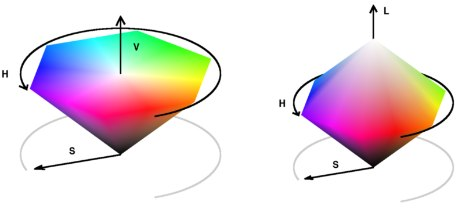
%> input picture colorspace/colorspace_01.jpg, 462 x 209 px
$ octave --eval "result = pyrLapGen(rgb2gray(imread('../../../colorspace/colorspace_01.jpg')));"   (GNU Octave 9; MATLAB toolbox functions it lacks are replaced by stand-ins)
%> lines starting %> are read from the running program, lines starting %| are printed output that depends on the picture
### HDR_Toolbox/source_code/LaplacianPyramids/pyrLapGenAux.m
function [L0,B0]=pyrLapGenAux(img)
%
%
%        [L0,B0]=pyrLapGenAux(img)
%
%
%        Input:
%           -img: an image
%
%        Output:
%           -L0: downsampled img at half the size
%           -B0: difference between a downsampled and upsampled level
%
%     This program is free software: you can redistribute it and/or modify
%     it under the terms of the GNU General Public License as published by
%     the Free Software Foundation, either version 3 of the License, or
%     (at your option) any later version.
%
%     This program is distributed in the hope that it will be useful,
%     but WITHOUT ANY WARRANTY; without even the implied warranty of
%     MERCHANTABILITY or FITNESS FOR A PARTICULAR PURPOSE.  See the
%     GNU General Public License for more details.
%
%     You should have received a copy of the GNU General Public License
%     along with this program.  If not, see <http://www.gnu.org/licenses/>.
%

%5x5 Gaussian kernel
kernel=[1,4,6,4,1];
mtx=kernel'*kernel;
mtx=mtx/sum(sum(mtx));

%Convolution
imgB=conv2(img,mtx,'same');

%Downsampling
L0 = imresize(imgB, 0.5, 'bilinear');

%Upsampling
[r,c]=size(img);
imgE=imresize(L0, [r,c], 'bilinear');
%imgEB=conv2(imgE,mtx,'same');

%Difference between the two levels
B0 = img - imgE;

end

### HDR_Toolbox/source_code/LaplacianPyramids/pyrLapGen.m
function p=pyrLapGen(img)
%
%
%        p=pyrLapGen(img)
%
%
%        Input:
%           -img: an image
%
%        Output:
%           -p: a Laplacian pyramid of img
%
%     This program is free software: you can redistribute it and/or modify
%     it under the terms of the GNU General Public License as published by
%     the Free Software Foundation, either version 3 of the License, or
%     (at your option) any later version.
%
%     This program is distributed in the hope that it will be useful,
%     but WITHOUT ANY WARRANTY; without even the implied warranty of
%     MERCHANTABILITY or FITNESS FOR A PARTICULAR PURPOSE.  See the
%     GNU General Public License for more details.
%
%     You should have received a copy of the GNU General Public License
%     along with this program.  If not, see <http://www.gnu.org/licenses/>.
%

check=1;
list=[];
while(check)
    %Calculating detail and base layers
    [tL0,tB0]=pyrLapGenAux(img);
    img=tL0;

    %Detail layer
    ts=struct('detail',tB0);
    list=[list,ts];

    %is the smallest dimension bigger than 4?
    check=min(size(img))>4;
end
%> this loop made 6 passes
%> pass 1, in pyrLapGenAux, `imgB=conv2(img,mtx,'same');`:
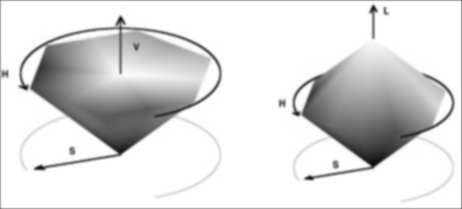
%> imgB: size 209x462 double; min 14.26, max 255, mean 222.3
%> pass 1, in pyrLapGenAux, `L0 = imresize(imgB, 0.5, 'bilinear');`:
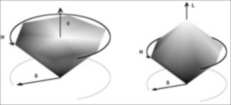
%> L0: size 105x231 double; min 19.23, max 255, mean 222.4
%> pass 1, in pyrLapGenAux, `imgE=imresize(L0, [r,c], 'bilinear');`:
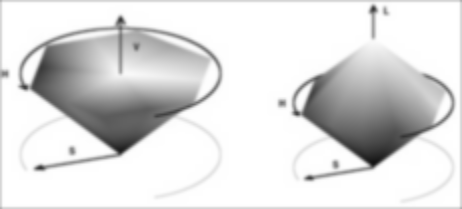
%> imgE: size 209x462 double; min 19.97, max 255, mean 222.4
%> pass 1, in pyrLapGenAux, `B0 = img - imgE;`:
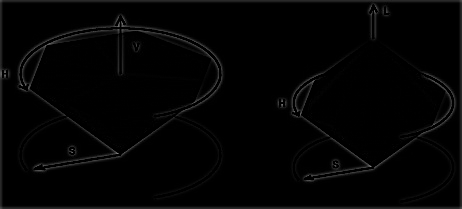
%> B0: size 209x462 uint8; min 0, max 134, mean 3.6

%Base layer
p=struct('list',list,'base',tL0);

end

$ run again, on colorspace/colorspace_02.jpg
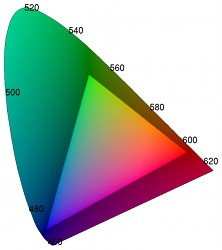
%> input picture colorspace/colorspace_02.jpg, 222 x 250 px
%> the loop in pyrLapGen, `while(check)` made 6 passes
%> pass 1, in pyrLapGenAux, `L0 = imresize(imgB, 0.5, 'bilinear');`:
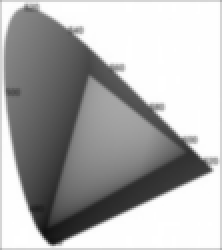
%> L0: size 125x111 double (shown 2 times larger); min 16.24, max 255, mean 174.5
%> pass 1, in pyrLapGenAux, `B0 = img - imgE;`:
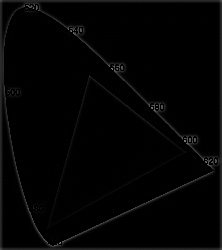
%> B0: size 250x222 uint8; min 0, max 136, mean 3.4

$ run again, on colorspace/colorspace_03.jpg
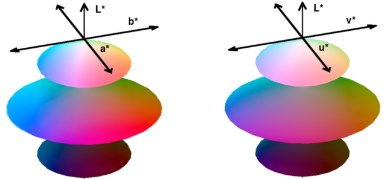
%> input picture colorspace/colorspace_03.jpg, 387 x 179 px
%> the loop in pyrLapGen, `while(check)` made 6 passes
%> pass 1, in pyrLapGenAux, `imgE=imresize(L0, [r,c], 'bilinear');`:
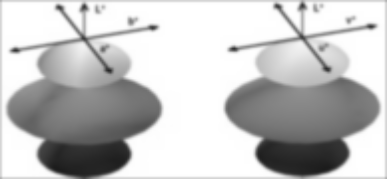
%> imgE: size 179x387 double; min 28.07, max 255, mean 195.2
%> pass 1, in pyrLapGenAux, `B0 = img - imgE;`:
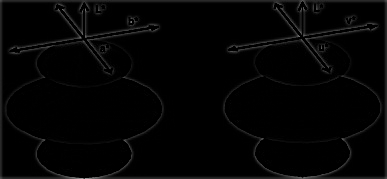
%> B0: size 179x387 uint8; min 0, max 152, mean 4.3
